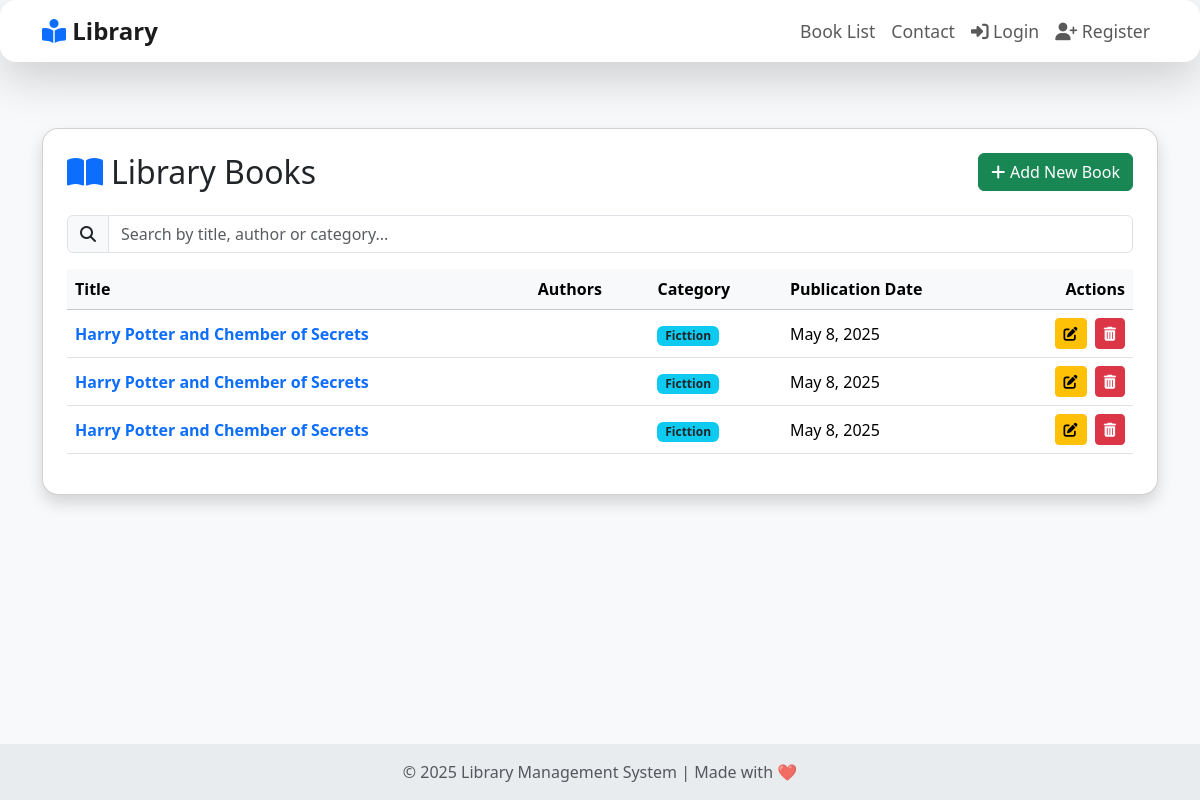
The page / on the database its author committed.
### library/models.py (models this page shows, shortened)
class Book(models.Model):
    title = models.CharField(max_length=200)
    publication_date = models.DateField(default=timezone.now)
    category = models.ForeignKey('Category', on_delete=models.CASCADE)
    authors = models.ManyToManyField('Author')
    price = models.DecimalField(max_digits=6, decimal_places=2, default=0.00)  # Price for buying the book
    rent_price = models.DecimalField(max_digits=6, decimal_places=2, default=0.00)  # Rent price
    is_rented = models.BooleanField(default=False)  # Rent status flag
    rented_by = models.ForeignKey(User, null=True, blank=True, on_delete=models.SET_NULL)
    rent_start_date = models.DateTimeField(null=True, blank=True)
    return_date = models.DateTimeField(null=True, blank=True)

class Category(models.Model):
    name = models.CharField(max_length=100)

### library/views.py (the view)
# urls.py: path('', views.home, name='home'),
def home(request):
    books = Book.objects.all().select_related('category').prefetch_related('authors')
    return render(request, 'library/home.html', {'books': books})

### library/templates/library/home.html (shortened to what this page needs)
{% extends 'library/base.html' %}
{% block content %}
<div class="card shadow p-4">
    <div class="d-flex justify-content-between align-items-center mb-4">
        <h2 class="mb-0"><i class="fas fa-book-open text-primary me-2"></i>Library Books</h2>
        <a href="{% url 'add_book' %}" class="btn btn-success btn-icon">
            <i class="fas fa-plus"></i> Add New Book
        </a>
    </div>
    <div class="input-group mb-3">
        <span class="input-group-text"><i class="fas fa-search"></i></span>
        <input type="text" class="form-control" id="bookSearch" placeholder="Search by title, author or category...">
    </div>
    <div class="table-responsive">
        <table class="table table-hover align-middle" id="bookTable">
            <thead class="table-light">
                <tr>
                    <th>Title</th>
                    <th>Authors</th>
                    <th>Category</th>
                    <th>Publication Date</th>
                    <th class="text-end">Actions</th>
                </tr>
            </thead>
            <tbody>
                {% for book in books %}
                    <tr>
                        <td>
                            <a href="{% url 'book_detail' book.id %}" class="text-decoration-none">
                                <strong>{{ book.title }}</strong>
                            </a>
                        </td>
                        <td>{{ book.author_names }}</td>
                        <td><span class="badge bg-info text-dark">{{ book.category.name }}</span></td>
                        <td>{{ book.publication_date }}</td>
                        <td class="text-end">
                            <a href="{% url 'edit_book' book.id %}" class="btn btn-sm btn-warning me-1">
                                <i class="fas fa-edit"></i>
                            </a>
                            <a href="{% url 'delete_book' book.id %}" class="btn btn-sm btn-danger">
                                <i class="fas fa-trash-alt"></i>
                            </a>
                        </td>
                    </tr>
                {% endfor %}
            </tbody>
        </table>
    </div>
</div>
{% endblock %}

### library/templates/library/base.html (style rules this page uses)
body { background-color: #f8f9fa; font-family: 'Segoe UI', sans-serif; padding-top: 80px; }
.card { border-radius: 1rem; }
.btn-icon { display: flex; align-items: center; gap: 0.3rem; }

### rows shown on the page
Book: title "Harry Potter and Chember of Secrets", category.name "Ficttion", publication_date "May 8, 2025"
Book: title "Harry Potter and Chember of Secrets", category.name "Ficttion", publication_date "May 8, 2025"
Book: title "Harry Potter and Chember of Secrets", category.name "Ficttion", publication_date "May 8, 2025"
